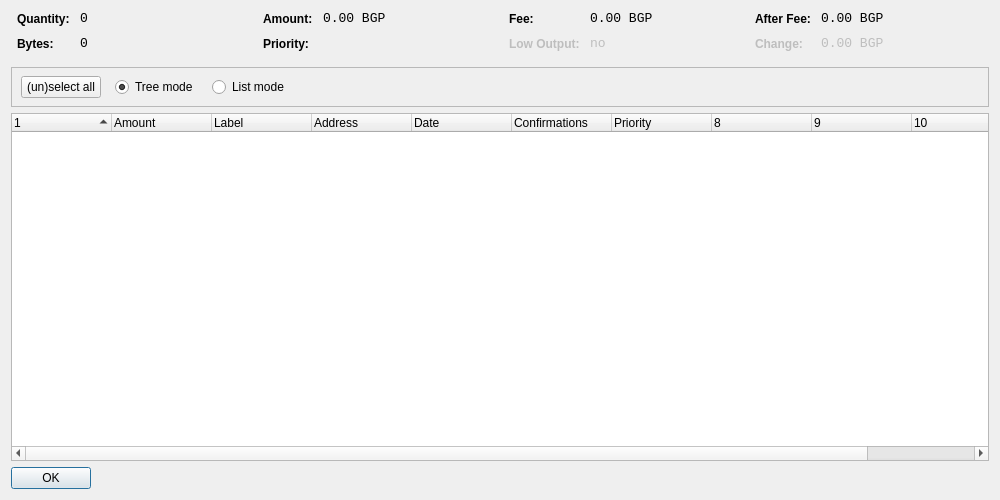
<?xml version="1.0" encoding="UTF-8"?>
<ui version="4.0">
 <class>CoinControlDialog</class>
 <widget class="QDialog" name="CoinControlDialog">
  <property name="geometry">
   <rect>
    <x>0</x>
    <y>0</y>
    <width>1000</width>
    <height>500</height>
   </rect>
  </property>
  <property name="windowTitle">
   <string>Coin Control</string>
  </property>
  <layout class="QVBoxLayout" name="verticalLayout">
   <item>
    <layout class="QHBoxLayout" name="horizontalLayoutTop" stretch="0,0,0,0">
     <property name="topMargin">
      <number>0</number>
     </property>
     <property name="bottomMargin">
      <number>10</number>
     </property>
     <item>
      <layout class="QFormLayout" name="formLayoutCoinControl1">
       <property name="horizontalSpacing">
        <number>10</number>
       </property>
       <property name="verticalSpacing">
        <number>10</number>
       </property>
       <property name="leftMargin">
        <number>6</number>
       </property>
       <property name="rightMargin">
        <number>6</number>
       </property>
       <item row="0" column="0">
        <widget class="QLabel" name="labelCoinControlQuantityText">
         <property name="styleSheet">
          <string notr="true">font-weight:bold;</string>
         </property>
         <property name="text">
          <string>Quantity:</string>
         </property>
        </widget>
       </item>
       <item row="0" column="1">
        <widget class="QLabel" name="labelCoinControlQuantity">
         <property name="font">
          <font>
           <family>Monospace</family>
           <pointsize>10</pointsize>
          </font>
         </property>
         <property name="cursor">
          <cursorShape>IBeamCursor</cursorShape>
         </property>
         <property name="contextMenuPolicy">
          <enum>Qt::ActionsContextMenu</enum>
         </property>
         <property name="text">
          <string notr="true">0</string>
         </property>
         <property name="textInteractionFlags">
          <set>Qt::LinksAccessibleByMouse|Qt::TextSelectableByKeyboard|Qt::TextSelectableByMouse</set>
         </property>
        </widget>
       </item>
       <item row="1" column="0">
        <widget class="QLabel" name="labelCoinControlBytesText">
         <property name="styleSheet">
          <string notr="true">font-weight:bold;</string>
         </property>
         <property name="text">
          <string>Bytes:</string>
         </property>
        </widget>
       </item>
       <item row="1" column="1">
        <widget class="QLabel" name="labelCoinControlBytes">
         <property name="font">
          <font>
           <family>Monospace</family>
           <pointsize>10</pointsize>
          </font>
         </property>
         <property name="cursor">
          <cursorShape>IBeamCursor</cursorShape>
         </property>
         <property name="contextMenuPolicy">
          <enum>Qt::ActionsContextMenu</enum>
         </property>
         <property name="text">
          <string notr="true">0</string>
         </property>
         <property name="textInteractionFlags">
          <set>Qt::LinksAccessibleByMouse|Qt::TextSelectableByKeyboard|Qt::TextSelectableByMouse</set>
         </property>
        </widget>
       </item>
      </layout>
     </item>
     <item>
      <layout class="QFormLayout" name="formLayoutCoinControl2">
       <property name="horizontalSpacing">
        <number>10</number>
       </property>
       <property name="verticalSpacing">
        <number>10</number>
       </property>
       <property name="leftMargin">
        <number>6</number>
       </property>
       <property name="rightMargin">
        <number>6</number>
       </property>
       <item row="0" column="0">
        <widget class="QLabel" name="labelCoinControlAmountText">
         <property name="styleSheet">
          <string notr="true">font-weight:bold;</string>
         </property>
         <property name="text">
          <string>Amount:</string>
         </property>
        </widget>
       </item>
       <item row="0" column="1">
        <widget class="QLabel" name="labelCoinControlAmount">
         <property name="font">
          <font>
           <family>Monospace</family>
           <pointsize>10</pointsize>
          </font>
         </property>
         <property name="cursor">
          <cursorShape>IBeamCursor</cursorShape>
         </property>
         <property name="contextMenuPolicy">
          <enum>Qt::ActionsContextMenu</enum>
         </property>
         <property name="text">
          <string notr="true">0.00 BGP</string>
         </property>
         <property name="textInteractionFlags">
          <set>Qt::LinksAccessibleByMouse|Qt::TextSelectableByKeyboard|Qt::TextSelectableByMouse</set>
         </property>
        </widget>
       </item>
       <item row="1" column="0">
        <widget class="QLabel" name="labelCoinControlPriorityText">
         <property name="styleSheet">
          <string notr="true">font-weight:bold;</string>
         </property>
         <property name="text">
          <string>Priority:</string>
         </property>
        </widget>
       </item>
       <item row="1" column="1">
        <widget class="QLabel" name="labelCoinControlPriority">
         <property name="font">
          <font>
           <family>Monospace</family>
           <pointsize>10</pointsize>
          </font>
         </property>
         <property name="cursor">
          <cursorShape>IBeamCursor</cursorShape>
         </property>
         <property name="contextMenuPolicy">
          <enum>Qt::ActionsContextMenu</enum>
         </property>
         <property name="text">
          <string/>
         </property>
         <property name="textInteractionFlags">
          <set>Qt::LinksAccessibleByMouse|Qt::TextSelectableByKeyboard|Qt::TextSelectableByMouse</set>
         </property>
        </widget>
       </item>
      </layout>
     </item>
     <item>
      <layout class="QFormLayout" name="formLayoutCoinControl3">
       <property name="horizontalSpacing">
        <number>10</number>
       </property>
       <property name="verticalSpacing">
        <number>10</number>
       </property>
       <property name="leftMargin">
        <number>6</number>
       </property>
       <property name="rightMargin">
        <number>6</number>
       </property>
       <item row="0" column="0">
        <widget class="QLabel" name="labelCoinControlFeeText">
         <property name="styleSheet">
          <string notr="true">font-weight:bold;</string>
         </property>
         <property name="text">
          <string>Fee:</string>
         </property>
        </widget>
       </item>
       <item row="0" column="1">
        <widget class="QLabel" name="labelCoinControlFee">
         <property name="font">
          <font>
           <family>Monospace</family>
           <pointsize>10</pointsize>
          </font>
         </property>
         <property name="cursor">
          <cursorShape>IBeamCursor</cursorShape>
         </property>
         <property name="contextMenuPolicy">
          <enum>Qt::ActionsContextMenu</enum>
         </property>
         <property name="text">
          <string notr="true">0.00 BGP</string>
         </property>
         <property name="textInteractionFlags">
          <set>Qt::LinksAccessibleByMouse|Qt::TextSelectableByKeyboard|Qt::TextSelectableByMouse</set>
         </property>
        </widget>
       </item>
       <item row="1" column="0">
        <widget class="QLabel" name="labelCoinControlLowOutputText">
         <property name="enabled">
          <bool>false</bool>
         </property>
         <property name="styleSheet">
          <string notr="true">font-weight:bold;</string>
         </property>
         <property name="text">
          <string>Low Output:</string>
         </property>
        </widget>
       </item>
       <item row="1" column="1">
        <widget class="QLabel" name="labelCoinControlLowOutput">
         <property name="enabled">
          <bool>false</bool>
         </property>
         <property name="font">
          <font>
           <family>Monospace</family>
           <pointsize>10</pointsize>
          </font>
         </property>
         <property name="cursor">
          <cursorShape>IBeamCursor</cursorShape>
         </property>
         <property name="contextMenuPolicy">
          <enum>Qt::ActionsContextMenu</enum>
         </property>
         <property name="text">
          <string notr="true">no</string>
         </property>
         <property name="textInteractionFlags">
          <set>Qt::LinksAccessibleByMouse|Qt::TextSelectableByKeyboard|Qt::TextSelectableByMouse</set>
         </property>
        </widget>
       </item>
      </layout>
     </item>
     <item>
      <layout class="QFormLayout" name="formLayoutCoinControl4">
       <property name="horizontalSpacing">
        <number>10</number>
       </property>
       <property name="verticalSpacing">
        <number>10</number>
       </property>
       <property name="leftMargin">
        <number>6</number>
       </property>
       <property name="rightMargin">
        <number>6</number>
       </property>
       <item row="0" column="0">
        <widget class="QLabel" name="labelCoinControlAfterFeeText">
         <property name="styleSheet">
          <string notr="true">font-weight:bold;</string>
         </property>
         <property name="text">
          <string>After Fee:</string>
         </property>
        </widget>
       </item>
       <item row="0" column="1">
        <widget class="QLabel" name="labelCoinControlAfterFee">
         <property name="font">
          <font>
           <family>Monospace</family>
           <pointsize>10</pointsize>
          </font>
         </property>
         <property name="cursor">
          <cursorShape>IBeamCursor</cursorShape>
         </property>
         <property name="contextMenuPolicy">
          <enum>Qt::ActionsContextMenu</enum>
         </property>
         <property name="text">
          <string notr="true">0.00 BGP</string>
         </property>
         <property name="textInteractionFlags">
          <set>Qt::LinksAccessibleByMouse|Qt::TextSelectableByKeyboard|Qt::TextSelectableByMouse</set>
         </property>
        </widget>
       </item>
       <item row="1" column="0">
        <widget class="QLabel" name="labelCoinControlChangeText">
         <property name="enabled">
          <bool>false</bool>
         </property>
         <property name="styleSheet">
          <string notr="true">font-weight:bold;</string>
         </property>
         <property name="text">
          <string>Change:</string>
         </property>
        </widget>
       </item>
       <item row="1" column="1">
        <widget class="QLabel" name="labelCoinControlChange">
         <property name="enabled">
          <bool>false</bool>
         </property>
         <property name="font">
          <font>
           <family>Monospace</family>
           <pointsize>10</pointsize>
          </font>
         </property>
         <property name="cursor">
          <cursorShape>IBeamCursor</cursorShape>
         </property>
         <property name="contextMenuPolicy">
          <enum>Qt::ActionsContextMenu</enum>
         </property>
         <property name="text">
          <string notr="true">0.00 BGP</string>
         </property>
         <property name="textInteractionFlags">
          <set>Qt::LinksAccessibleByMouse|Qt::TextSelectableByKeyboard|Qt::TextSelectableByMouse</set>
         </property>
        </widget>
       </item>
      </layout>
     </item>
    </layout>
   </item>
   <item>
    <widget class="QFrame" name="frame">
     <property name="minimumSize">
      <size>
       <width>0</width>
       <height>40</height>
      </size>
     </property>
     <property name="frameShape">
      <enum>QFrame::StyledPanel</enum>
     </property>
     <property name="frameShadow">
      <enum>QFrame::Sunken</enum>
     </property>
     <widget class="QWidget" name="horizontalLayoutWidget">
      <property name="geometry">
       <rect>
        <x>10</x>
        <y>0</y>
        <width>781</width>
        <height>41</height>
       </rect>
      </property>
      <layout class="QHBoxLayout" name="horizontalLayoutPanel" stretch="0,0,0,0,0">
       <property name="spacing">
        <number>14</number>
       </property>
       <item>
        <widget class="QPushButton" name="pushButtonSelectAll">
         <property name="sizePolicy">
          <sizepolicy hsizetype="Maximum" vsizetype="Fixed">
           <horstretch>0</horstretch>
           <verstretch>0</verstretch>
          </sizepolicy>
         </property>
         <property name="text">
          <string>(un)select all</string>
         </property>
        </widget>
       </item>
       <item>
        <widget class="QRadioButton" name="radioTreeMode">
         <property name="sizePolicy">
          <sizepolicy hsizetype="Maximum" vsizetype="Fixed">
           <horstretch>0</horstretch>
           <verstretch>0</verstretch>
          </sizepolicy>
         </property>
         <property name="text">
          <string>Tree mode</string>
         </property>
         <property name="checked">
          <bool>true</bool>
         </property>
        </widget>
       </item>
       <item>
        <widget class="QRadioButton" name="radioListMode">
         <property name="sizePolicy">
          <sizepolicy hsizetype="Maximum" vsizetype="Fixed">
           <horstretch>0</horstretch>
           <verstretch>0</verstretch>
          </sizepolicy>
         </property>
         <property name="text">
          <string>List mode</string>
         </property>
        </widget>
       </item>
       <item>
        <spacer name="horizontalSpacer">
         <property name="orientation">
          <enum>Qt::Horizontal</enum>
         </property>
         <property name="sizeHint" stdset="0">
          <size>
           <width>40</width>
           <height>20</height>
          </size>
         </property>
        </spacer>
       </item>
      </layout>
     </widget>
    </widget>
   </item>
   <item>
    <widget class="CoinControlTreeWidget" name="treeWidget">
     <property name="contextMenuPolicy">
      <enum>Qt::CustomContextMenu</enum>
     </property>
     <property name="sortingEnabled">
      <bool>false</bool>
     </property>
     <property name="columnCount">
      <number>11</number>
     </property>
     <attribute name="headerShowSortIndicator" stdset="0">
      <bool>true</bool>
     </attribute>
     <attribute name="headerStretchLastSection">
      <bool>false</bool>
     </attribute>
     <column>
      <property name="text">
       <string/>
      </property>
     </column>
     <column>
      <property name="text">
       <string>Amount</string>
      </property>
     </column>
     <column>
      <property name="text">
       <string>Label</string>
      </property>
     </column>
     <column>
      <property name="text">
       <string>Address</string>
      </property>
     </column>
     <column>
      <property name="text">
       <string>Date</string>
      </property>
     </column>
     <column>
      <property name="text">
       <string>Confirmations</string>
      </property>
      <property name="toolTip">
       <string>Confirmed</string>
      </property>
     </column>
     <column>
      <property name="text">
       <string>Priority</string>
      </property>
     </column>
     <column>
      <property name="text">
       <string/>
      </property>
     </column>
     <column>
      <property name="text">
       <string/>
      </property>
     </column>
     <column>
      <property name="text">
       <string/>
      </property>
     </column>
     <column>
      <property name="text">
       <string/>
      </property>
     </column>
    </widget>
   </item>
   <item>
    <widget class="QDialogButtonBox" name="buttonBox">
     <property name="sizePolicy">
      <sizepolicy hsizetype="Maximum" vsizetype="Fixed">
       <horstretch>0</horstretch>
       <verstretch>0</verstretch>
      </sizepolicy>
     </property>
     <property name="orientation">
      <enum>Qt::Horizontal</enum>
     </property>
     <property name="standardButtons">
      <set>QDialogButtonBox::Ok</set>
     </property>
    </widget>
   </item>
  </layout>
 </widget>
 <customwidgets>
  <customwidget>
   <class>CoinControlTreeWidget</class>
   <extends>QTreeWidget</extends>
   <header>coincontroltreewidget.h</header>
  </customwidget>
 </customwidgets>
 <resources/>
 <connections/>
</ui>
